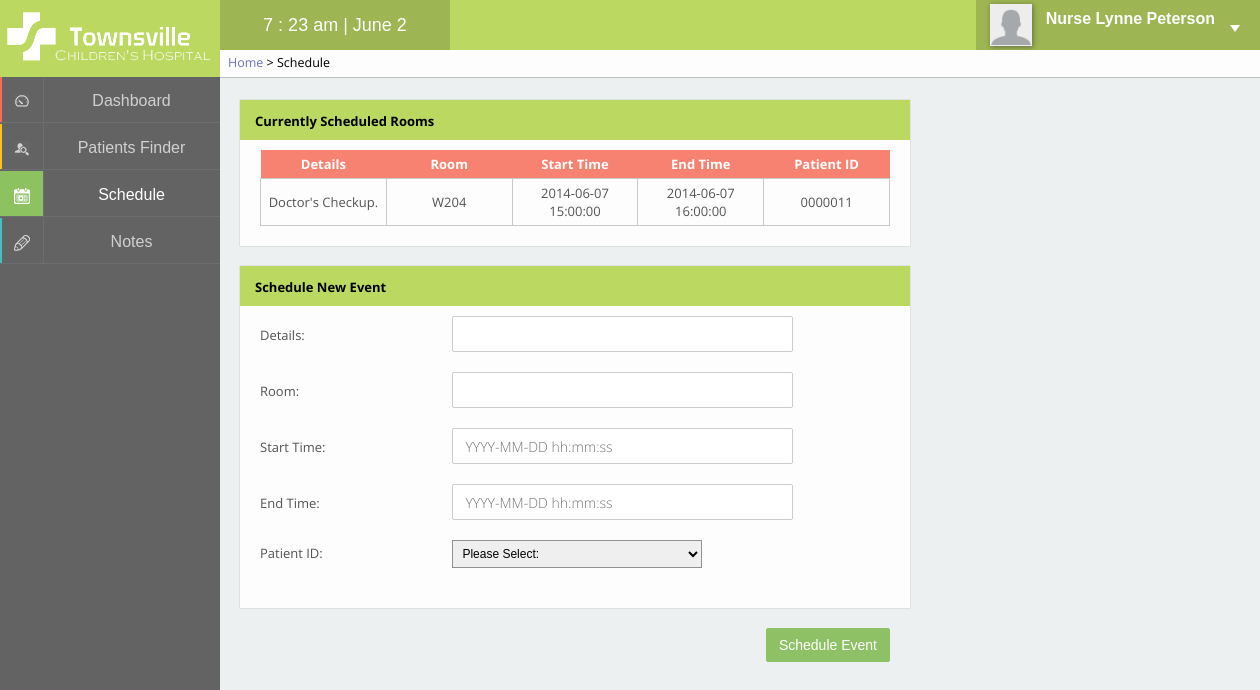
Page /pages/schedule.php (signed in) on the committed database.
### tables this page shows
CREATE TABLE IF NOT EXISTS `staff` (
  `staffID` int(4) unsigned zerofill NOT NULL AUTO_INCREMENT,
  `firstName` varchar(40) NOT NULL,
  `lastName` varchar(40) NOT NULL,
  `title` int(1) NOT NULL,
  `password` varchar(64) NOT NULL,
  `specialties` varchar(40) DEFAULT NULL,
  `photo` varchar(200) NOT NULL DEFAULT '<img src="../images/none.png" alt="Profile picture" />',
  PRIMARY KEY (`staffID`),
  KEY `title_idx` (`title`)
);

CREATE TABLE IF NOT EXISTS `schedules` (
  `scheduleID` int(7) unsigned zerofill NOT NULL AUTO_INCREMENT,
  `details` varchar(255) NOT NULL,
  `room` varchar(7) NOT NULL,
  `startTime` datetime NOT NULL,
  `endTime` datetime NOT NULL,
  `patientID` int(7) unsigned zerofill NOT NULL,
  PRIMARY KEY (`scheduleID`),
  KEY `patientID_idx` (`patientID`)
);

### pages/schedule.php (the view, shortened to what this page needs)
<?php
	$pageTitle = "Schedule";
	$breadcrumb = "<a href='home.php'>Home</a> > " . $pageTitle;
	include '../inc/panel.php';
?>
<link type="text/css" rel="stylesheet" href="../css/patientupdate.css" media="screen" />
<div class="leftContent">
	<div class="box schedule">
		<section class="boxTitle">
			<p>Currently Scheduled Rooms</p>
		</section>
		<section class="boxContent">
			<?php
			$sql = "SELECT details, room, startTime, endTime, patientID
					FROM schedules
					WHERE endTime > NOW()
					ORDER BY startTime ASC";
			$result = mysql_query($sql);
			$count = mysql_num_rows($result);
			if ($count > 0) {
				echo "
				<table>
					<tr>
						<th>Details</th>
						<th>Room</th>
						<th>Start Time</th>
						<th>End Time</th>
						<th>Patient ID</th>
					</tr>
				";
				while ($row = mysql_fetch_array($result)) {
					echo "
					<tr>
						<td>{$row['details']}</td>
						<td>{$row['room']}</td>
						<td>{$row['startTime']}</td>
						<td>{$row['endTime']}</td>
						<td>{$row['patientID']}</td>
					</tr>
					";
				}
				echo "
				</table>
				";
			} else {
				echo "<p>No rooms are currently scheduled.</p>";
			}
			?>
		</section>
	</div>
	<div class="box">
		<section class="boxTitle">
			<p>Schedule New Event</p>
		</section>
		<section class="boxContent">
			<form action="scheduleprocess.php" method="post">
				<div>
					<label for="details">Details: </label>
					<input class="textInput" type="text" name="details" required />
				</div>
				<div>
					<label for="room">Room: </label>
					<input class="textInput" type="text" name="room" required />
				</div>
				<div>
					<label for="startTime">Start Time: </label>
					<input class="textInput" type="text" name="startTime" placeholder="YYYY-MM-DD hh:mm:ss" required />
				</div>
				<div>
					<label for="endTime">End Time: </label>
					<input class="textInput" type="text" name="endTime" placeholder="YYYY-MM-DD hh:mm:ss" required />
				</div>
				<div>
					<label for="patientID">Patient ID: </label>
					<select name="patientID">
						<option>Please Select: </option>
					</select>
				</div>
				<div>
					<button type="submit" class="submit">Schedule Event</button>
				</div>
			</form>
		</section>
	</div>
</div>
<?php
	include '../inc/footer.php';
?>

### inc/panel.php (shortened to what this page needs)
<!DOCTYPE html PUBLIC "-//W3C//DTD XHTML 1.0 Transitional//EN" "http://www.w3.org/TR/xhtml1/DTD/xhtml1-transitional.dtd">
<html xmlns="http://www.w3.org/1999/xhtml" xml:lang="en" lang="en">
<head>
	<link type="text/css" rel="stylesheet" href="../css/panel.css" media="screen" />
	<link type="text/css" rel="stylesheet" href="../css/style.css" media="screen" />
</head>
<body onload="load()">
<div class="header">
	<div class="logo">
		<img src="../images/logo_white.png" alt="logo" />
	</div>
	<div class="timer">
		<span id="clock"></span>
	</div>
	<div class="profile">
		<?php
		$staffID = $_SESSION['user'];
		$sql = "SELECT staffID, firstName, lastName, title, specialties, photo
				FROM staff
				WHERE staffID = '$staffID'";
		$result = mysql_query($sql);
		$row = mysql_fetch_assoc($result);
		echo "<div class='pic'>";
			echo $row['photo'];
		echo "</div>";
		echo "<div class='name'>";
			echo "<span class='title'>";
			switch ($row['title']) {
				case 2: echo "Nurse ";
					break;
			}
			echo $row['firstName'] . " " . $row['lastName'] . "</span> <br />";
		echo "</div>";
		?>
		<div class="triangle1"></div>
	</div>
	<div id="breadcrumb">
		<span><?php echo $breadcrumb ?></span>
	</div>
</div>
<div class="panal">
<a href='home.php' id='m1'>
<div class='layer effect'>
	<div class='mask'></div>
 	<div class='icon'>
 		<img src='../images/i1s.png' alt='dashboardICON' />
 	</div>
 	<div class='lable'>
 		<span>Dashboard</span>
 	</div>
</div></a>
<a href='patientsfinder.php' id='m2'>
<div class='layer effect'>
 	<div class='mask'></div>
 	<div class='icon'>
 		<img src='../images/i2s.png' alt='patientsICON' />
 	</div>
 	<div class='lable'>
 		<span>Patients Finder</span>
 	</div>
</div></a>
<a href='schedule.php' id='m3'>
<div class='layer effect'>
 	<div class='icon'>
 		<img src='../images/i3s.png' alt='scheduleICON' />
 	</div>
 	<div class='lable'>
 		<span>Schedule</span>
 	</div>
</div></a>
<a href='notes.php' id='m4'>
<div class='layer effect' id='m4'>
	<div class='mask'></div>
	<div class='icon'>
		<img src='../images/i4s.png' alt='noteICON' />
	</div>
	<div class='lable'>
		<span>Notes</span>
	</div>
</div></a>
</div>
<div class="content">

### css/panel.css (style rules this page uses)
.header { position: relative; width:100%; height: 50px; background-color: #bbd861; z-index: 10; }
.logo { width:220px; height: 50px; }
.logo img { position: relative; padding-top: 7px; height: 60px; z-index: 11; }
.timer { position: relative; left: 220px; top: -50px; height: 50px; background-color: #9db552; width: 230px; text-align: center; }
.timer span { position: relative; color: white; font-size: 18px; top: 15px; }
.profile { position: relative; right: 0; top: -100px; float: right; height: 50px; background-color: #9db552; cursor: pointer; }
.pic { position: relative; float:left; width: 50px; height: 50px; text-align: center; padding-top: 4px; padding-left: 10px; }
.pic img { width: 40px; height: 40px; border: 1px solid #eee; box-shadow: 1px 1px 5px 0px rgba(50, 50, 50, 0.55); }
.name { position: relative; float: right; top: 10px; right: 45px; color: white; padding-left: 55px; }
.name .title { font-weight: bold; font-size: 16px; }
.triangle1 { position: absolute; top:25px; right: 20px; width: 0; height: 0; border-style: solid; border-width: 7px 5px 0 5px; border-color: #fff transparent transparent transparent; }
.panal { position: absolute; background-color: #636363; top: 0; left: 0; width: 220px; height: 100%; overflow: hidden; z-index: 5; }
.layer { position: relative; top: 45px; width: 220px; height: 47px; overflow: hidden; z-index: 6; }
#m1 .mask { background-color: #fd6a56; }
#m2 .mask { background-color: #ffc313; }
#m4 .mask { background-color: #44c0c2; }
.effect .mask { width: 2px; height: 46px; position: absolute; overflow: hidden; top: 0; left: 0; z-index: -1; -webkit-transition:width 0.2s; transition:width 0.2s; }
.layer .icon { width: 43px; height: 45px; border-bottom: 1px solid #6e6e6e; border-right: 1px solid #6e6e6e; text-align: center; background-color: transparent; }
.layer .icon img { padding-top: 17px; z-index: 1; opacity: 0.7; -webkit-transition:opacity 0.3s; transition:opacity 0.3s; }
.active .icon img { opacity: 1 !important; }
.layer .lable { position: relative; top: -46px; left: 43px; width: 177px; height: 45px; border-bottom: 1px solid #6e6e6e; text-align: center; }
.layer .lable span { position: relative; color: white; top: 15px; opacity: 0.7; -webkit-transition:opacity 0.3s; transition:opacity 0.3s; }
.active .lable span { opacity: 1 !important; }
#breadcrumb { position: absolute; left: 220px; top: 50px; height: 27px; min-width: -webkit-calc(100% - 220px); min-width: calc(100% - 220px); border-bottom: 1px solid #C0C0C0; background-color: #fdfdfd; font-family: 'Open Sans', sans-serif; font-size: 12.5px; }
#breadcrumb a { color: #7171C6; }
#breadcrumb span { position: relative; bottom: -4px; margin: 0px 8px; }

### css/patientupdate.css (style rules this page uses)
.box { margin-bottom: 80px; }
.submit { margin-top: 40px; }
label { display: inline-block; width: 30%; }
.textInput { width: 50%; margin-bottom: 20px; }
select { width: 250px; margin-bottom: 20px; }
.CATable th, td { padding: 5px, 0; width: 40%; }
.schedule { margin-bottom: 20px; }
.schedule table { width: 100%; text-align: center; }
.schedule th, td { padding: 5px; width: 20%; }

### rows in the picture
staff: photo (placeholder picture), firstName "Lynne", lastName "Peterson"
schedules: details "Doctor's Checkup.", room "W204", startTime "2014-06-07 15:00:00", endTime "2014-06-07 16:00:00", patientID "0000011"

### other values in the picture
$pageTitle "Schedule"
